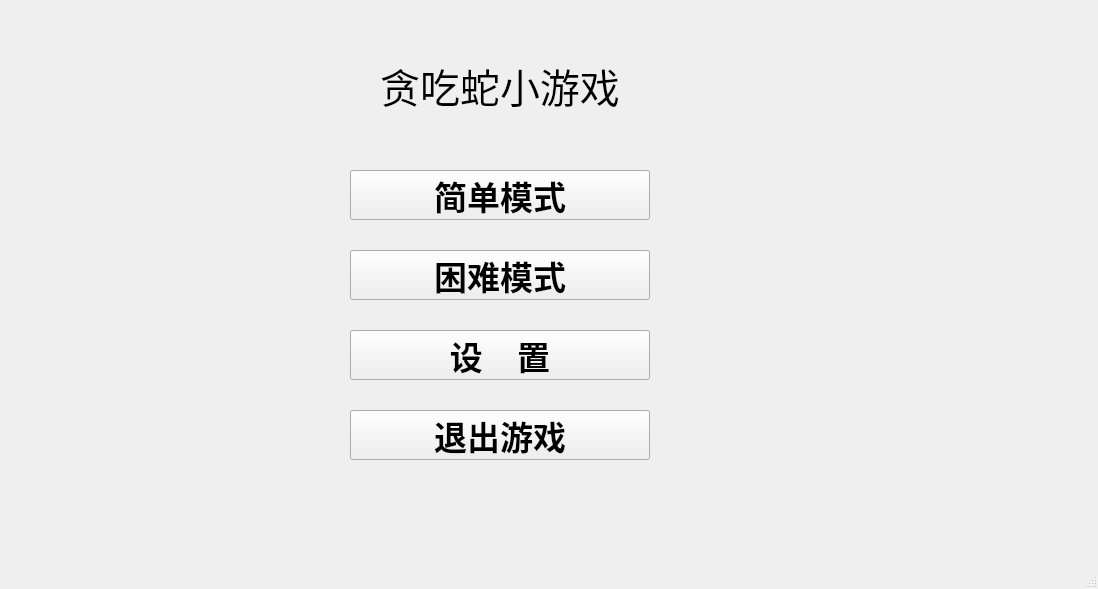
<?xml version="1.0" encoding="UTF-8"?>
<ui version="4.0">
 <class>MainWindow</class>
 <widget class="QMainWindow" name="MainWindow">
  <property name="geometry">
   <rect>
    <x>0</x>
    <y>0</y>
    <width>1098</width>
    <height>589</height>
   </rect>
  </property>
  <property name="windowTitle">
   <string>MainWindow</string>
  </property>
  <widget class="QWidget" name="centralwidget">
   <widget class="QPushButton" name="pushButton_1">
    <property name="geometry">
     <rect>
      <x>350</x>
      <y>170</y>
      <width>300</width>
      <height>50</height>
     </rect>
    </property>
    <property name="font">
     <font>
      <family>幼圆</family>
      <pointsize>25</pointsize>
      <weight>75</weight>
      <bold>true</bold>
     </font>
    </property>
    <property name="text">
     <string>简单模式</string>
    </property>
   </widget>
   <widget class="QLabel" name="label">
    <property name="geometry">
     <rect>
      <x>350</x>
      <y>50</y>
      <width>300</width>
      <height>70</height>
     </rect>
    </property>
    <property name="sizePolicy">
     <sizepolicy hsizetype="Preferred" vsizetype="Preferred">
      <horstretch>0</horstretch>
      <verstretch>0</verstretch>
     </sizepolicy>
    </property>
    <property name="font">
     <font>
      <family>华文琥珀</family>
      <pointsize>30</pointsize>
      <weight>50</weight>
      <italic>false</italic>
      <bold>false</bold>
      <kerning>true</kerning>
     </font>
    </property>
    <property name="mouseTracking">
     <bool>false</bool>
    </property>
    <property name="layoutDirection">
     <enum>Qt::LeftToRight</enum>
    </property>
    <property name="autoFillBackground">
     <bool>false</bool>
    </property>
    <property name="text">
     <string>贪吃蛇小游戏</string>
    </property>
    <property name="alignment">
     <set>Qt::AlignCenter</set>
    </property>
    <property name="margin">
     <number>1</number>
    </property>
   </widget>
   <widget class="QPushButton" name="pushButton_3">
    <property name="geometry">
     <rect>
      <x>350</x>
      <y>410</y>
      <width>300</width>
      <height>50</height>
     </rect>
    </property>
    <property name="font">
     <font>
      <family>幼圆</family>
      <pointsize>25</pointsize>
      <weight>75</weight>
      <bold>true</bold>
     </font>
    </property>
    <property name="text">
     <string>退出游戏</string>
    </property>
   </widget>
   <widget class="QPushButton" name="pushButton">
    <property name="geometry">
     <rect>
      <x>350</x>
      <y>330</y>
      <width>300</width>
      <height>50</height>
     </rect>
    </property>
    <property name="font">
     <font>
      <family>幼圆</family>
      <pointsize>25</pointsize>
      <weight>75</weight>
      <bold>true</bold>
     </font>
    </property>
    <property name="text">
     <string>设    置</string>
    </property>
   </widget>
   <widget class="QPushButton" name="pushButton_2">
    <property name="geometry">
     <rect>
      <x>350</x>
      <y>250</y>
      <width>300</width>
      <height>50</height>
     </rect>
    </property>
    <property name="font">
     <font>
      <family>幼圆</family>
      <pointsize>25</pointsize>
      <weight>75</weight>
      <bold>true</bold>
     </font>
    </property>
    <property name="text">
     <string>困难模式</string>
    </property>
   </widget>
  </widget>
  <widget class="QMenuBar" name="menubar">
   <property name="geometry">
    <rect>
     <x>0</x>
     <y>0</y>
     <width>1098</width>
     <height>25</height>
    </rect>
   </property>
  </widget>
  <widget class="QStatusBar" name="statusbar"/>
 </widget>
 <resources/>
 <connections/>
</ui>
